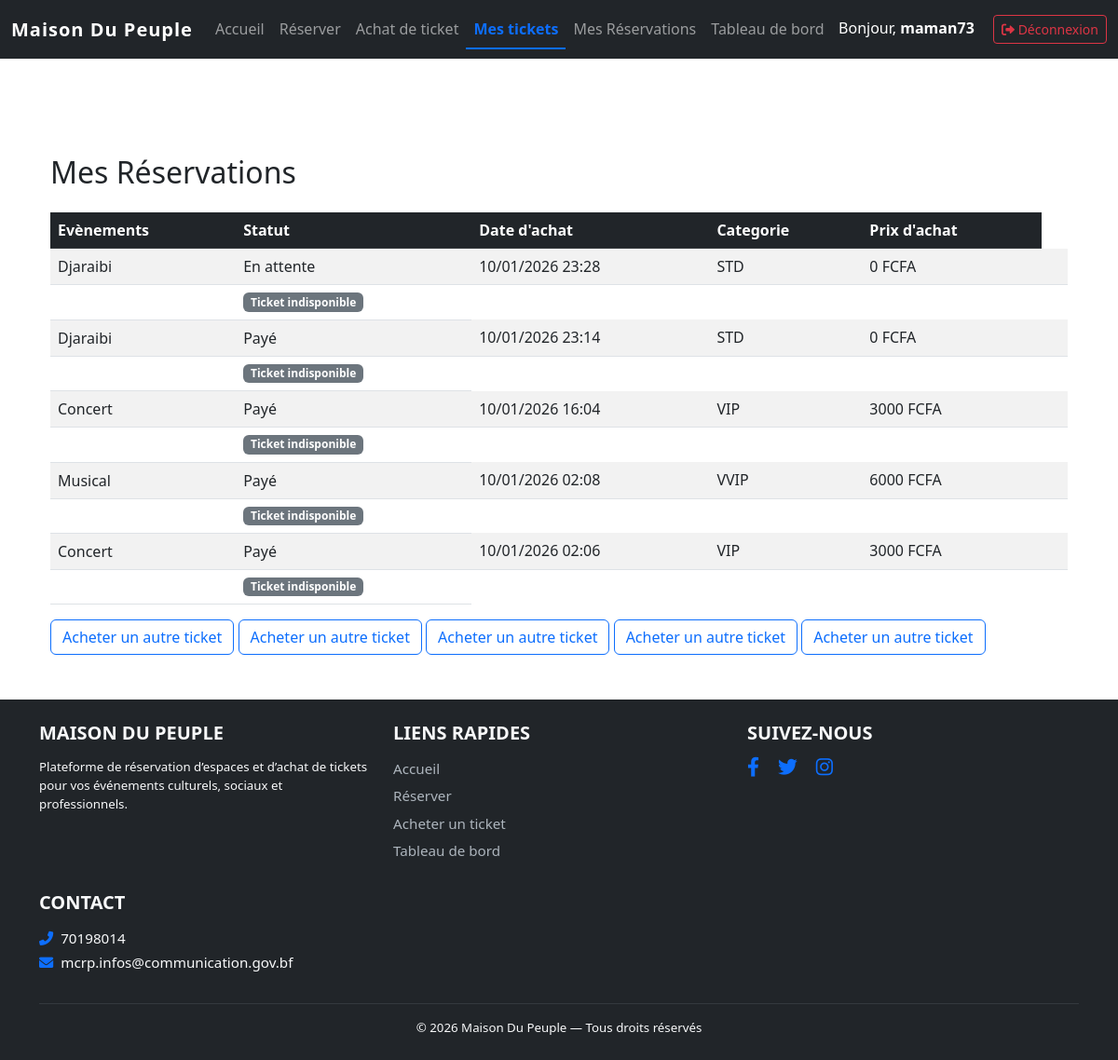
The app's page /mes-ticket/ (signed in) with its own data.
### maison/models.py (models this page shows, shortened)
class Client(AbstractUser):
    phone = models.CharField(max_length=15, blank=True, null=True)
    email = models.EmailField(unique=True)
    nom = models.CharField(max_length=100)
    prenom = models.CharField(max_length=50)
    username = models.CharField(max_length=150, unique=True, db_column='user_name')
    is_staff = models.BooleanField(default=False)
    is_active = models.BooleanField(default=True)
    objects = UserManager()
    REQUIRED_FIELDS = ['email'] # Assurez-vous que 'telephone' n'y est pas s'il n'existe pas

class Ticket(models.Model):
    STATUT_CHOICES = (
        ('en_attente', 'En attente'),
        ('paye', 'Payé'),
        ('annule', 'Annulé'),
    )
    client = models.ForeignKey(Client, on_delete=models.CASCADE)
    choix_tarif = models.ForeignKey(TarifEvenement, on_delete=models.PROTECT)
    statut = models.CharField(
        max_length=20,
        choices=STATUT_CHOICES,
        default='en_attente'
    )
    est_paye = models.BooleanField(default=False)
    code_barre_qr = models.CharField(max_length=150, blank=True)
    numero_place = models.IntegerField()
    date_achat = models.DateTimeField(auto_now_add=True)
    ticket_telecharge = models.BooleanField(default=False)
    @property
    def evenement(self):
        return self.choix_tarif.evenement

class TarifEvenement(models.Model):
    evenement = models.ForeignKey(Evenement, on_delete=models.CASCADE, related_name='tarifs')
    categorie = models.CharField(max_length=10, choices=CategoriePlace.choices)
    prix = models.PositiveIntegerField()
    class Meta:
        unique_together = ('evenement', 'categorie') # Contrainte d'unicité
        verbose_name = "Tarif de l'événement"
        verbose_name_plural = "Tarifs des événements"
        ordering = ['prix'] # Les tarifs seront triés par prix croissant par défaut

class Evenement(models.Model):
    image = models.ImageField(upload_to='eventImage', blank=True, null=True)
    titre_stockage  = models.CharField(max_length=30, db_column='nom_titre')
    date_debut = models.DateTimeField()
    date_fin = models.DateTimeField()
    heure_debut = models.TimeField()
    heure_fin = models.TimeField()
    _nombre_de_places = models.SmallIntegerField(db_column='nombre_de_places')
    description = models.TextField(blank=True, null=True)
    espace = models.ManyToManyField('Espace')
    intervenant = models.ManyToManyField('Acteur')
    type_evenement = models.CharField(max_length=50, editable=False)
    class Meta:
        abstract = False
    @property
    def nom_titre(self):
        return f"{self.titre_stockage}"
    @nom_titre.setter
    def nom_titre(self, v):
        self.titre_stockage = v.capitalize()
    @property
    def nombre_de_places(self):
        return self._nombre_de_places
    @nombre_de_places.setter
    def nombre_de_places(self, v):
        if v < 0:
            raise ValidationError("Le nombre de places ne peut être négatif.")
        self._nombre_de_places = v

### maison/views.py (the view)
# urls.py: path('mes-ticket/', views.liste_ticket, name='liste_ticket'),
def liste_ticket(request):
    mes_tickets = models.Ticket.objects.filter(client=request.user).order_by('-date_achat')
    return render(request, 'tickets/liste_ticket.html', {'tickets': mes_tickets})

### templates/tickets/liste_ticket.html (shortened to what this page needs)
{% extends "base.html" %}
{% block contenu %}
<div class="container mt-4">
    <h2>Mes Réservations</h2>
    <table class="table table-striped mt-4">
        <thead class="table-dark">
            <tr>
                <th>Evènements</th>
                <th>Statut</th>
                <th>Date d'achat</th>
                <th>Categorie</th>
                <th>Prix d'achat</th>
            </tr>
        </thead>
        <tbody>
        {% for tick in tickets %}
            <tr>
                <td>{{ tick.evenement.nom_titre }}</td>
                <td>{{ tick.get_statut_display }}</td>
                <td>{{ tick.date_achat|date:"d/m/Y H:i" }}</td>
                <td>{{ tick.choix_tarif.categorie }} </td>
                <td>{{ tick.choix_tarif.prix }} FCFA</td>
                <td>
                </td>
            <tr>
                <td>
                </td>
                <td>
                    {% if ticket.ticket_telecharge %}
                        <span class="badge bg-success">
                            ✔ Ticket déjà téléchargé
                        </span>
                    {% else %}
                        {% if ticket.id %}
                            <a href="{% url 'telecharger_ticket' ticket.id %}" class="btn btn-success btn-sm">
                                <i class="fas fa-file-pdf"></i> Télécharger Ticket
                            </a>
                        {% else %}
                            <span class="badge bg-secondary">
                                Ticket indisponible
                            </span>
                        {% endif %}
                    {% endif %}
                </td>
            </tr>
        {% endfor %}
        </tbody>
    </table>
    {% for ticket in tickets %}
        <a href="{% url 'acheter_ticket' evenement_id=ticket.evenement.id %}"
            class="btn btn-outline-primary">
            Acheter un autre ticket
        </a>
    {% endfor %}
</div>
{% endblock %}

### templates/base.html (shortened to what this page needs)
{% load static %}
<link rel="stylesheet" href="{% static 'css/style.css' %}">
<link rel="stylesheet" href="{% static 'css/evenements.css' %}">
<!DOCTYPE html>
<html lang="fr">
<head>
    <link href="https://cdn.jsdelivr.net/npm/bootstrap@5.3.0/dist/css/bootstrap.min.css" rel="stylesheet">
    <link rel="stylesheet" href="https://cdnjs.cloudflare.com/ajax/libs/font-awesome/6.0.0/css/all.min.css">
</head>
<body>
<header>
    <nav class="navbar navbar-expand-lg navbar-dark bg-dark fixed-top">
        <div class="container-fluid">
            <a class="navbar-brand" href="{% url 'index' %}">Maison Du Peuple</a>
            <div class="collapse navbar-collapse" id="navbarNav">
               <ul class="navbar-nav me-auto">
                   <li class="nav-item">
                        <a class="nav-link {% if request.resolver_match.url_name == 'index' %}active{% endif %}" href="{% url 'index' %}">
                            Accueil
                        </a>
                    </li>
                    {% if user.is_authenticated %}
                    <li class="nav-item">
                        <a class="nav-link {% if request.resolver_match.url_name == 'reservation' %}active{% endif %}" href="{% url 'reservation' %}">
                            Réserver
                        </a>
                    </li>
                    <li class="nav-item">
                        <a class="nav-link {% if request.resolver_match.url_name == 'evenements' %}active{% endif %}" href="{% url 'evenements' %}">
                            Achat de ticket
                        </a>
                    </li>
                    <li class="nav-item">
                        <a class="nav-link {% if request.resolver_match.url_name == 'liste_ticket' %}active{% endif %}"
                            href="{% url 'liste_ticket' %}">
                                Mes tickets
                        </a>
                    </li>
                    <li class="nav-item">
                        <a class="nav-link {% if request.resolver_match.url_name == 'liste_reservations' %}active{% endif %}" href="{% url 'liste_reservations' %}">
                            Mes Réservations
                        </a>
                    </li>
                    <li class="nav-item">
                        <a class="nav-link {% if request.resolver_match.url_name == 'tableau_bord_client' %}active{% endif %}" href="{% url 'tableau_bord_client' %}">
                            Tableau de bord
                        </a>
                    </li>
                    {% endif %}
                </ul>
                <div class="navbar-text">
                    {% if user.is_authenticated %}
                        <span class="text-white me-3">Bonjour, <strong>{{ user.username }}</strong></span>
                        <form action="{% url 'deconnexion' %}" method="post" style="display: inline;">
                            <button type="submit" class="btn btn-outline-danger btn-sm">
                                <i class="fas fa-sign-out-alt"></i> Déconnexion
                            </button>
                        </form>
                    {% else %}
                        <a href="{% url 'connexion' %}" class="btn btn-outline-light btn-sm">Connexion</a>
                    {% endif %}
                </div>
            </div>
        </div>
    </nav>
</header>
<main class="container mt-5 pt-4">
    {% block contenu %}
    {% endblock %}
</main>
<footer class="footer bg-dark text-light mt-5">
    <div class="container py-4">
        <div class="row">
            <div class="col-md-4 mb-3">
                <h5 class="text-uppercase">Maison Du Peuple</h5>
                <p class="small">
                    Plateforme de réservation d’espaces et d’achat de tickets
                    pour vos événements culturels, sociaux et professionnels.
                </p>
            </div>
            <div class="col-md-4 mb-3">
                <h5 class="text-uppercase">Liens rapides</h5>
                <ul class="list-unstyled">
                    <li><a href="{% url 'index' %}" class="footer-link">Accueil</a></li>
                    {% if user.is_authenticated %}
                        <li><a href="{% url 'reservation' %}" class="footer-link">Réserver</a></li>
                        <li><a href="{% url 'evenements' %}" class="footer-link">Acheter un ticket</a></li>
                        <li><a href="{% url 'tableau_bord_client' %}" class="footer-link">Tableau de bord</a></li>
                    {% else %}
                        <li><a href="{% url 'connexion' %}" class="footer-link">Connexion</a></li>
                    {% endif %}
                </ul>
            </div>
            <div class="col-md-4 mb-3">
                <h5 class="text-uppercase">Suivez-nous</h5>
                <a href="#" class="footer-social me-3"><i class="fab fa-facebook-f"></i></a>
                <a href="#" class="footer-social me-3"><i class="fab fa-twitter"></i></a>
                <a href="#" class="footer-social"><i class="fab fa-instagram"></i></a>
            </div>
            <div class="col-md-4 mb-3">
                <h5 class="text-uppercase">Contact</h5>
                <p class="mb-1">
                    <i class="fas fa-phone-alt me-2"></i>70198014
                </p>
                <p class="mb-0">
                    <i class="fas fa-envelope me-2"></i>mcrp.infos@communication.gov.bf
                </p>
            </div>
        </div>
        <hr class="border-secondary">
        <div class="text-center small">
            © {{ now|default:2026 }} Maison Du Peuple — Tous droits réservés
        </div>
    </div>
</footer>
</body>
</html>

### maison/static/css/style.css (style rules this page uses)
body { background-color: #f8f9fa; padding-top: 70px; }
.navbar-brand { font-weight: bold; letter-spacing: 1px; }
.footer { font-size: 0.95rem; }
.footer h5 { font-weight: 600; margin-bottom: 1rem; }
.footer-link { color: #adb5bd; text-decoration: none; display: block; margin-bottom: 0.4rem; transition: color 0.2s ease; }
.footer-social { color: #adb5bd; font-size: 1.3rem; transition: color 0.2s ease; }
html, body { height: 100%; }
body { display: flex; flex-direction: column; }
main { flex: 1; }
footer { position: relative; }
.footer h5 { font-weight: 600; margin-bottom: 15px; }
.footer i { color: #0d6efd; }
.navbar .nav-link.active { color: #0d6efd !important; font-weight: 600; border-bottom: 2px solid #0d6efd; }

### records on screen
Client: username "maman73"
Ticket: evenement.nom_titre "Djaraibi", statut "En attente", date_achat "10/01/2026 23:28", choix_tarif.categorie "STD", choix_tarif.prix "0"
Ticket: evenement.nom_titre "Djaraibi", statut "Payé", date_achat "10/01/2026 23:14", choix_tarif.categorie "STD", choix_tarif.prix "0"
Ticket: evenement.nom_titre "Concert", statut "Payé", date_achat "10/01/2026 16:04", choix_tarif.categorie "VIP", choix_tarif.prix "3000"
Ticket: evenement.nom_titre "Musical", statut "Payé", date_achat "10/01/2026 02:08", choix_tarif.categorie "VVIP", choix_tarif.prix "6000"
Ticket: evenement.nom_titre "Concert", statut "Payé", date_achat "10/01/2026 02:06", choix_tarif.categorie "VIP", choix_tarif.prix "3000"

### other values on screen
{{ now|default:2026 }} "2026"
